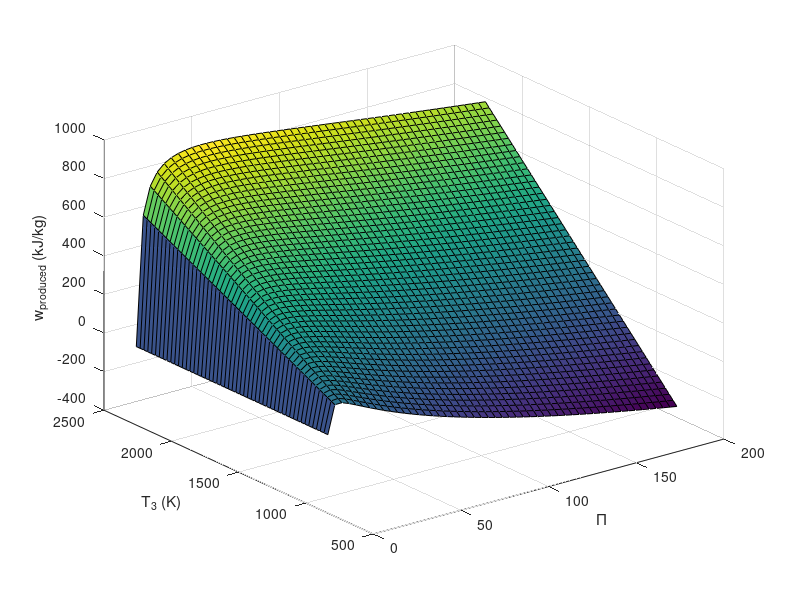
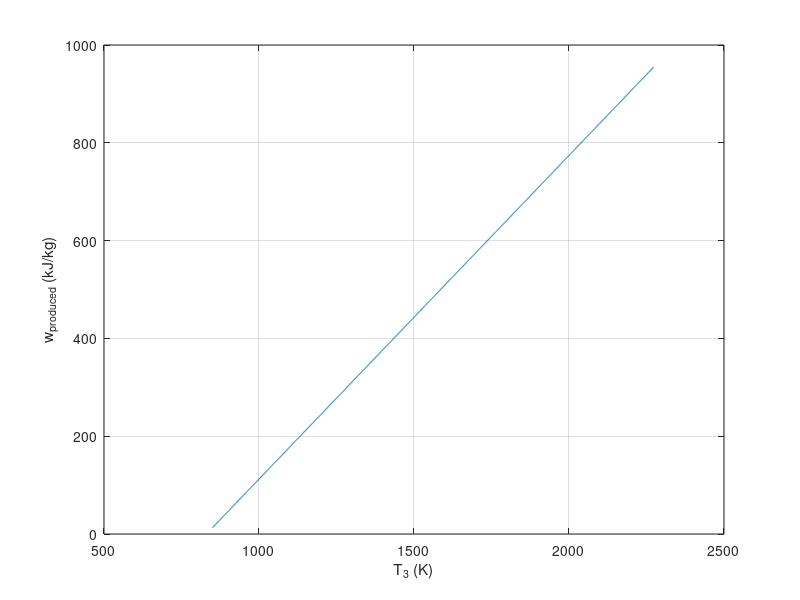
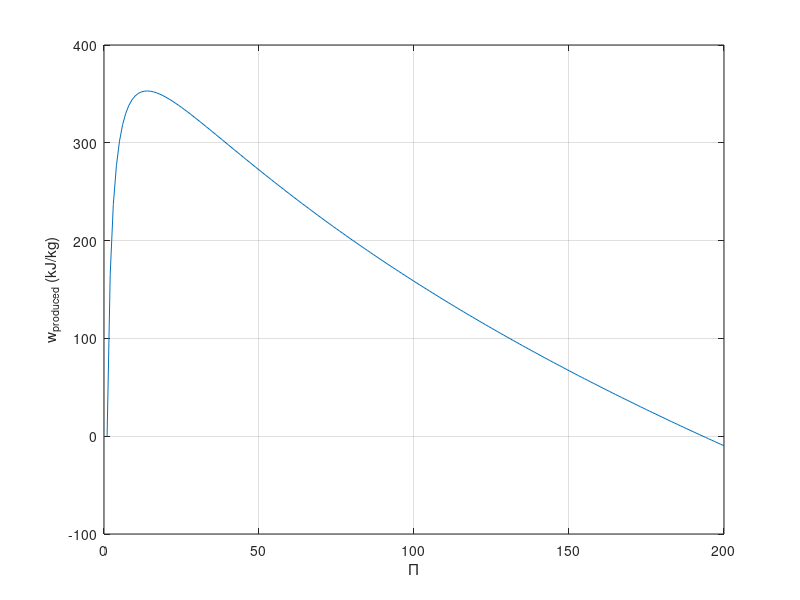
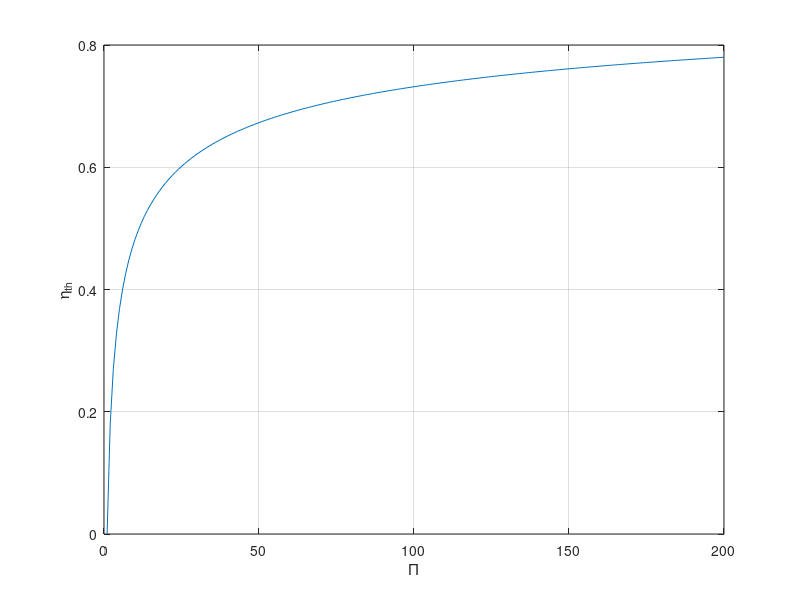

Recreate these plots in MATLAB, in order.
clear
clc

PIi = 1;
PIf = 200;
T3i = 850;
T3f = 2273;
k = 1.4;

n = 50;  % Numero de intervalos!

PI = PIi: (PIf - PIi)/n :PIf;
T3 = T3i: (T3f - T3i)/n :T3f;

[PI, T3] = meshgrid(PI, T3);

w = -1*(297.40 .* (PI.^0.28 - 1) + 1.02 .* T3 .* (PI.^-0.28 - 1));

figure(1)
surf(PI, T3, w)
zlabel ('w_p_r_o_d_u_c_e_d (kJ/kg)')
xlabel ('\Pi')
ylabel('T_3 (K)')
hold on
grid on

PI = 42;
T3 = 850 :1: 2273;
w = -1*(297.40 .* (PI.^0.28 - 1) + 1.02 .* T3 .* (PI.^-0.28 - 1));
figure(2)
plot(T3, w)
grid on
ylabel ('w_p_r_o_d_u_c_e_d (kJ/kg)')
xlabel('T_3 (K)')

T3 = 1273;
PI = 1:200;
w = -1*(297.40 .* (PI.^0.28 - 1) + 1.02 .* T3 .* (PI.^-0.28 - 1));
figure(3)
plot(PI, w)
grid on
ylabel ('w_p_r_o_d_u_c_e_d (kJ/kg)')
xlabel('\Pi')

ef = 1 - PI.^-((k-1)/k);
figure(4)
plot(PI, ef)
grid on
ylabel ('\eta_t_h')
xlabel('\Pi')